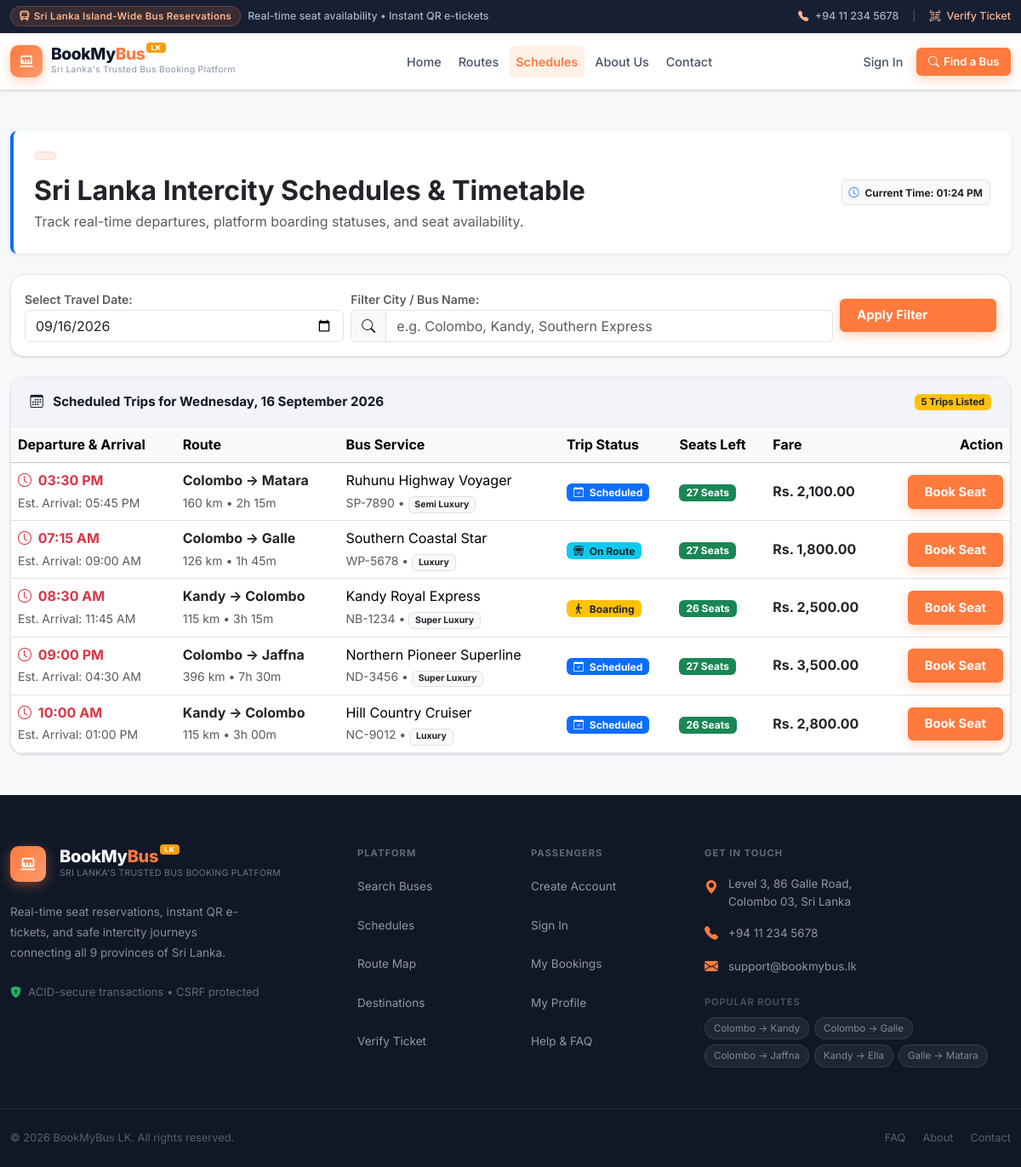
Page /schedules.php on the committed database.
### tables this page shows
CREATE TABLE schedules (
    id INT PRIMARY KEY AUTO_INCREMENT,
    bus_id INT NOT NULL,
    route_id INT NOT NULL,
    travel_date DATE NOT NULL,
    departure_time VARCHAR(20) NOT NULL,
    arrival_time VARCHAR(20) NOT NULL,
    fare DECIMAL(10, 2) NOT NULL,
    status ENUM('Scheduled', 'Boarding', 'Departed', 'On Route', 'Arrived', 'Cancelled') DEFAULT 'Scheduled',
    created_at DATETIME DEFAULT CURRENT_TIMESTAMP,
    FOREIGN KEY (bus_id) REFERENCES buses(id) ON DELETE CASCADE,
    FOREIGN KEY (route_id) REFERENCES routes(id) ON DELETE CASCADE
);

CREATE TABLE routes (
    id INT PRIMARY KEY AUTO_INCREMENT,
    bus_id INT NOT NULL,
    route_number VARCHAR(20) DEFAULT 'EX-01',
    origin VARCHAR(50) NOT NULL,
    destination VARCHAR(50) NOT NULL,
    departure_time VARCHAR(20) NOT NULL,
    fare DECIMAL(10, 2) NOT NULL,
    distance_km INT DEFAULT 115,
    estimated_duration VARCHAR(20) DEFAULT '3h 15m',
    intermediate_stops TEXT,
    start_location VARCHAR(120) DEFAULT 'Colombo Bastian Mawatha',
    end_location VARCHAR(120) DEFAULT 'Kandy Goods Shed',
    FOREIGN KEY (bus_id) REFERENCES buses(id) ON DELETE CASCADE
);

CREATE TABLE buses (
    id INT PRIMARY KEY AUTO_INCREMENT,
    bus_number VARCHAR(20) NOT NULL UNIQUE,
    bus_name VARCHAR(100) NOT NULL,
    total_seats INT NOT NULL DEFAULT 30,
    bus_type ENUM('Normal', 'Semi Luxury', 'Luxury', 'Super Luxury') DEFAULT 'Luxury',
    operator VARCHAR(100) DEFAULT 'SLTB Express',
    ac_type ENUM('AC', 'Non-AC') DEFAULT 'AC',
    wifi TINYINT(1) DEFAULT 1,
    usb_charging TINYINT(1) DEFAULT 1,
    status ENUM('active', 'maintenance', 'inactive') DEFAULT 'active',
    last_maintenance_date DATE DEFAULT NULL,
    next_maintenance_date DATE DEFAULT NULL
);

### includes/auth.php (called while the page is built, shortened)
<?php
function e(?string $string): string {
    return htmlspecialchars((string)$string, ENT_QUOTES, 'UTF-8');
}
function format_lkr($amount): string {
    return 'Rs. ' . number_format((float)$amount, 2);
}

### schedules.php (the view, shortened to what this page needs)
<?php
require_once 'includes/auth.php';
$date_filter = trim($_GET['date'] ?? date('Y-m-d'));
$search_query = trim($_GET['q'] ?? '');
$sql = "SELECT s.*, r.origin, r.destination, r.distance_km, r.estimated_duration,
               bu.bus_name, bu.bus_number, bu.bus_type, bu.operator, bu.ac_type,
               (SELECT COUNT(*) FROM seats se WHERE se.bus_id = bu.id AND se.status = 'available') AS available_seats
        FROM schedules s
        JOIN routes r ON s.route_id = r.id
        JOIN buses bu ON s.bus_id = bu.id
        WHERE 1=1";
$params = [];
$types = '';
if (!empty($date_filter)) {
    $sql .= " AND s.travel_date = ?";
    $params[] = $date_filter;
    $types .= 's';
}
$sql .= " ORDER BY s.travel_date ASC, s.departure_time ASC";
$stmt = mysqli_prepare($conn, $sql);
if (!empty($params)) {
    mysqli_stmt_bind_param($stmt, $types, ...$params);
}
mysqli_stmt_execute($stmt);
$res = mysqli_stmt_get_result($stmt);
$schedules = [];
while ($row = mysqli_fetch_assoc($res)) {
    $schedules[] = $row;
}
include 'includes/header.php';
?>
<div class="container my-5">
    <div class="p-4 mb-4 bg-white rounded-3 shadow-sm border-start border-4 border-primary">
        <div class="d-flex justify-content-between align-items-center flex-wrap gap-2">
            <div>
                <span class="section-label mb-2">  </span>
                <h2 class="fw-bold text-dark mb-1">Sri Lanka Intercity Schedules & Timetable</h2>
                <p class="text-muted mb-0">Track real-time departures, platform boarding statuses, and seat availability.</p>
            </div>
            <div>
                <span class="badge bg-light text-dark border p-2">
                    <i class="bi bi-clock me-1 text-primary"></i> Current Time: <?php echo date('h:i A'); ?>
                </span>
            </div>
        </div>
    </div>
    <div class="card qs-card mb-4">
        <div class="card-body p-3">
            <form method="GET" action="schedules.php" class="row g-2 align-items-center">
                <div class="col-md-4">
                    <label class="small text-muted fw-semibold">Select Travel Date:</label>
                    <input type="date" name="date" class="form-control" value="<?php echo e($date_filter); ?>">
                </div>
                <div class="col-md-6">
                    <label class="small text-muted fw-semibold">Filter City / Bus Name:</label>
                    <div class="input-group">
                        <span class="input-group-text bg-light"><i class="bi bi-search"></i></span>
                        <input type="text" name="q" class="form-control" placeholder="e.g. Colombo, Kandy, Southern Express" value="<?php echo e($search_query); ?>">
                    </div>
                </div>
                <div class="col-md-2 d-flex align-items-end">
                    <button type="submit" class="btn btn-qs-primary w-100 fw-bold">Apply Filter</button>
                </div>
            </form>
        </div>
    </div>
    <div class="card qs-card">
        <div class="card-header qs-card-header py-3 d-flex justify-content-between align-items-center">
            <div class="fw-bold"><i class="bi bi-calendar3 me-2"></i> Scheduled Trips for <?php echo date('l, d F Y', strtotime($date_filter)); ?></div>
            <span class="badge bg-warning text-dark"><?php echo count($schedules); ?> Trips Listed</span>
        </div>
        <div class="card-body p-0">
            <?php if (empty($schedules)): ?>
                <div class="p-5 text-center text-muted">
                    <i class="bi bi-calendar-x fs-1 d-block mb-3 opacity-50"></i>
                    <h5>No bus schedules listed for this date.</h5>
                    <p class="small">Try picking another date or check our permanent route catalog.</p>
                    <a href="routes.php" class="btn btn-outline-primary btn-sm mt-2">View All Active Routes</a>
                </div>
            <?php else: ?>
                <div class="table-responsive">
                    <table class="table table-hover align-middle mb-0">
                        <thead class="table-light">
                            <tr>
                                <th>Departure & Arrival</th>
                                <th>Route</th>
                                <th>Bus Service</th>
                                <th>Trip Status</th>
                                <th>Seats Left</th>
                                <th>Fare</th>
                                <th class="text-end">Action</th>
                            </tr>
                        </thead>
                        <tbody>
                            <?php foreach ($schedules as $s): ?>
                                <tr>
                                    <td>
                                        <div class="fw-bold fs-6 text-danger"><i class="bi bi-clock me-1"></i> <?php echo e($s['departure_time']); ?></div>
                                        <small class="text-muted">Est. Arrival: <?php echo e($s['arrival_time']); ?></small>
                                    </td>
                                    <td>
                                        <strong class="text-dark"><?php echo e($s['origin']); ?> &rarr; <?php echo e($s['destination']); ?></strong><br>
                                        <small class="text-muted"><?php echo (int)$s['distance_km']; ?> km &bull; <?php echo e($s['estimated_duration']); ?></small>
                                    </td>
                                    <td>
                                        <div><?php echo e($s['bus_name']); ?></div>
                                        <small class="text-muted"><?php echo e($s['bus_number']); ?> &bull; <span class="badge bg-light text-dark border"><?php echo e($s['bus_type']); ?></span></small>
                                    </td>
                                    <td>
                                        <?php if ($s['status'] === 'Boarding'): ?>
                                            <span class="badge bg-warning text-dark px-2 py-1"><i class="bi bi-person-walking me-1"></i> Boarding</span>
                                        <?php elseif ($s['status'] === 'On Route'): ?>
                                            <span class="badge bg-info text-dark px-2 py-1"><i class="bi bi-bus-front me-1"></i> On Route</span>
                                        <?php elseif ($s['status'] === 'Departed'): ?>
                                            <span class="badge bg-secondary px-2 py-1"><i class="bi bi-arrow-right-short me-1"></i> Departed</span>
                                        <?php elseif ($s['status'] === 'Arrived'): ?>
                                            <span class="badge bg-success px-2 py-1"><i class="bi bi-check-circle me-1"></i> Arrived</span>
                                        <?php elseif ($s['status'] === 'Cancelled'): ?>
                                            <span class="badge bg-danger px-2 py-1"><i class="bi bi-x-circle me-1"></i> Cancelled</span>
                                        <?php else: ?>
                                            <span class="badge bg-primary px-2 py-1"><i class="bi bi-calendar-check me-1"></i> Scheduled</span>
                                        <?php endif; ?>
                                    </td>
                                    <td>
                                        <span class="badge bg-success px-2 py-1"><?php echo (int)$s['available_seats']; ?> Seats</span>
                                    </td>
                                    <td class="fw-bold text-dark">
                                        <?php echo format_lkr($s['fare']); ?>
                                    </td>
                                    <td class="text-end">
                                        <?php if ($s['status'] !== 'Cancelled' && $s['status'] !== 'Departed' && $s['available_seats'] > 0): ?>
                                            <a href="book.php?route_id=<?php echo (int)$s['route_id']; ?>&schedule_id=<?php echo (int)$s['id']; ?>" class="btn btn-qs-primary btn-sm fw-bold">
                                                Book Seat
                                            </a>
                                        <?php else: ?>
                                            <button class="btn btn-secondary btn-sm" disabled>Closed</button>
                                        <?php endif; ?>
                                    </td>
                                </tr>
                            <?php endforeach; ?>
                        </tbody>
                    </table>
                </div>
            <?php endif; ?>
        </div>
    </div>
</div>
<?php include 'includes/footer.php'; ?>

### rows in the picture
schedules: departure_time "03:30 PM", arrival_time "05:45 PM", route.origin "Colombo", route.destination "Matara", route.distance_km "160", route.estimated_duration "2h 15m", bus.bus_name "Ruhunu Highway Voyager", bus.bus_number "SP-7890", bus.bus_type "Semi Luxury", status "Scheduled" (drawn), available_seats "27", fare "Rs. 2,100.00"
schedules: departure_time "07:15 AM", arrival_time "09:00 AM", route.origin "Colombo", route.destination "Galle", route.distance_km "126", route.estimated_duration "1h 45m", bus.bus_name "Southern Coastal Star", bus.bus_number "WP-5678", bus.bus_type "Luxury", status "On Route" (drawn), available_seats "27", fare "Rs. 1,800.00"
schedules: departure_time "08:30 AM", arrival_time "11:45 AM", route.origin "Kandy", route.destination "Colombo", route.distance_km "115", route.estimated_duration "3h 15m", bus.bus_name "Kandy Royal Express", bus.bus_number "NB-1234", bus.bus_type "Super Luxury", status "Boarding" (drawn), available_seats "26", fare "Rs. 2,500.00"
schedules: departure_time "09:00 PM", arrival_time "04:30 AM", route.origin "Colombo", route.destination "Jaffna", route.distance_km "396", route.estimated_duration "7h 30m", bus.bus_name "Northern Pioneer Superline", bus.bus_number "ND-3456", bus.bus_type "Super Luxury", status "Scheduled" (drawn), available_seats "27", fare "Rs. 3,500.00"
schedules: departure_time "10:00 AM", arrival_time "01:00 PM", route.origin "Kandy", route.destination "Colombo", route.distance_km "115", route.estimated_duration "3h 00m", bus.bus_name "Hill Country Cruiser", bus.bus_number "NC-9012", bus.bus_type "Luxury", status "Scheduled" (drawn), available_seats "26", fare "Rs. 2,800.00"

### other values in the picture
date('l, d F Y', strtotime($date_filter)) "Wednesday, 16 September 2026"
count($schedules) "5"
$label "Search Buses"
$label "Schedules"
$label "Route Map"
$label "Destinations"
$label "Verify Ticket"
$label "Create Account"
$label "Sign In"
$label "My Bookings"
$label "My Profile"
$label "Help & FAQ"
$r "Colombo → Kandy"
$r "Colombo → Galle"
$r "Colombo → Jaffna"
